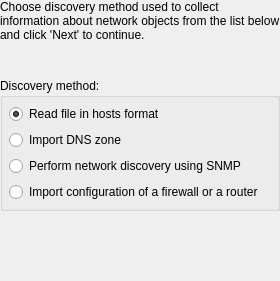
     <widget class="QWidget" name="WizardPage0" >
      <layout class="QGridLayout" >
       <property name="leftMargin" >
        <number>0</number>
       </property>
       <property name="topMargin" >
        <number>0</number>
       </property>
       <property name="rightMargin" >
        <number>0</number>
       </property>
       <property name="bottomMargin" >
        <number>0</number>
       </property>
       <property name="horizontalSpacing" >
        <number>6</number>
       </property>
       <property name="verticalSpacing" >
        <number>6</number>
       </property>
       <item row="0" column="0" >
        <widget class="QLabel" name="textLabel1" >
         <property name="sizePolicy" >
          <sizepolicy vsizetype="Maximum" hsizetype="Expanding" >
           <horstretch>0</horstretch>
           <verstretch>0</verstretch>
          </sizepolicy>
         </property>
         <property name="text" >
          <string>Choose discovery method used to collect information about network objects from the list below and click 'Next' to continue.</string>
         </property>
         <property name="alignment" >
          <set>Qt::AlignVCenter</set>
         </property>
         <property name="wordWrap" >
          <bool>true</bool>
         </property>
        </widget>
       </item>
       <item row="1" column="0" >
        <spacer>
         <property name="orientation" >
          <enum>Qt::Vertical</enum>
         </property>
         <property name="sizeType" >
          <enum>QSizePolicy::Expanding</enum>
         </property>
         <property name="sizeHint" >
          <size>
           <width>20</width>
           <height>30</height>
          </size>
         </property>
        </spacer>
       </item>
       <item row="3" column="0" >
        <spacer>
         <property name="orientation" >
          <enum>Qt::Vertical</enum>
         </property>
         <property name="sizeType" >
          <enum>QSizePolicy::Expanding</enum>
         </property>
         <property name="sizeHint" >
          <size>
           <width>20</width>
           <height>70</height>
          </size>
         </property>
        </spacer>
       </item>
       <item row="2" column="0" >
        <widget class="QGroupBox" name="dm_buttonGroup" >
         <property name="title" >
          <string>Discovery method:</string>
         </property>
         <layout class="QGridLayout" >
          <property name="leftMargin" >
           <number>6</number>
          </property>
          <property name="topMargin" >
           <number>6</number>
          </property>
          <property name="rightMargin" >
           <number>6</number>
          </property>
          <property name="bottomMargin" >
           <number>6</number>
          </property>
          <property name="horizontalSpacing" >
           <number>6</number>
          </property>
          <property name="verticalSpacing" >
           <number>6</number>
          </property>
          <item row="0" column="0" >
           <widget class="QRadioButton" name="dm_fromfile" >
            <property name="text" >
             <string>Read file in hosts format</string>
            </property>
            <property name="checked" >
             <bool>true</bool>
            </property>
           </widget>
          </item>
          <item row="1" column="0" >
           <widget class="QRadioButton" name="dm_importdns" >
            <property name="text" >
             <string>Import DNS zone</string>
            </property>
           </widget>
          </item>
          <item row="2" column="0" >
           <widget class="QRadioButton" name="dm_usesnmp" >
            <property name="text" >
             <string>Perform network discovery using SNMP</string>
            </property>
           </widget>
          </item>
          <item row="3" column="0" >
           <widget class="QRadioButton" name="dm_import_config" >
            <property name="text" >
             <string>Import configuration of a firewall or a router</string>
            </property>
           </widget>
          </item>
         </layout>
        </widget>
       </item>
      </layout>
     </widget>
